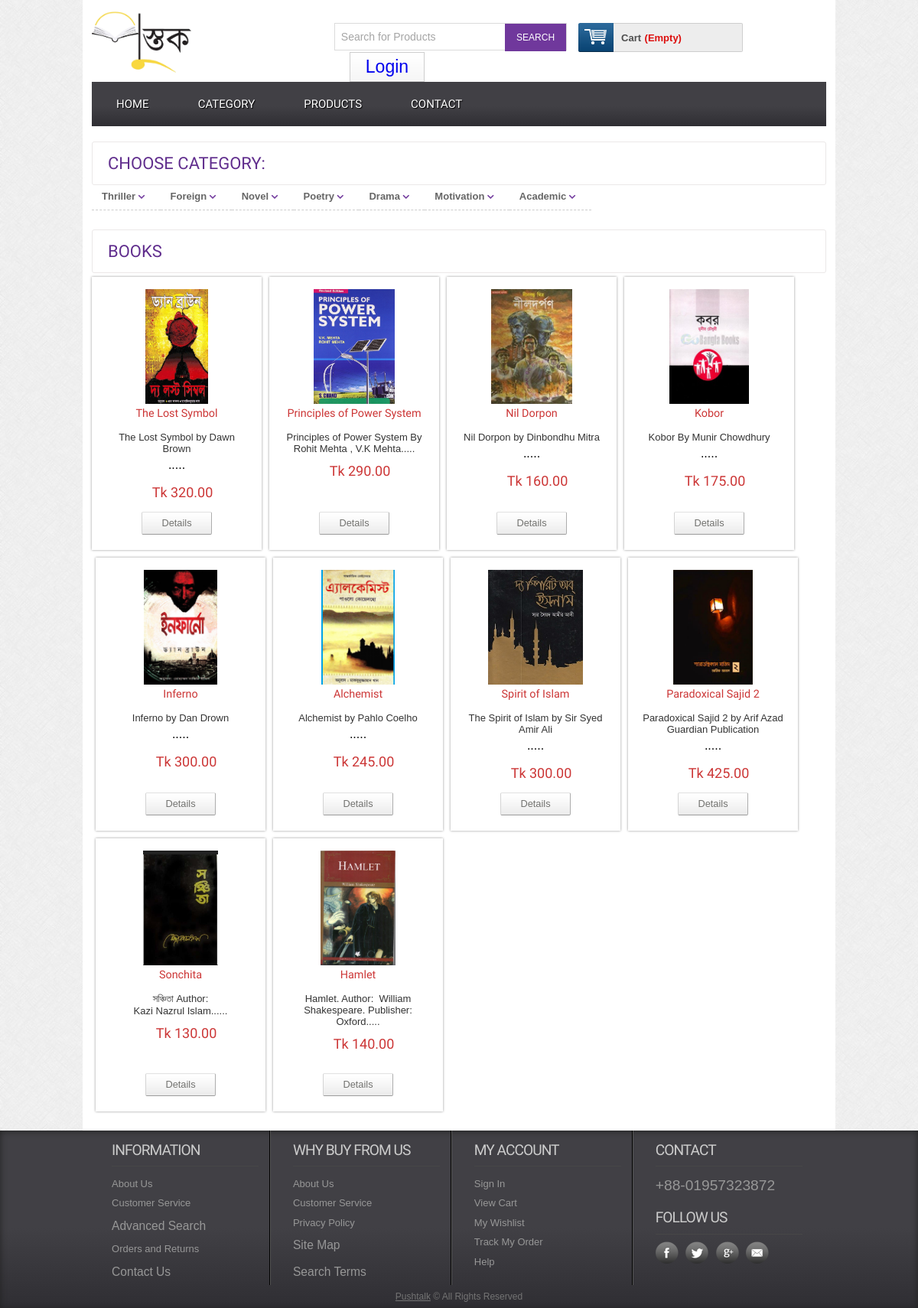
The app's page /category.php with its own data.
### tables this page shows
CREATE TABLE `tbl_category` (
  `catId` int(11) NOT NULL,
  `catName` varchar(30) NOT NULL
);

CREATE TABLE `tbl_product` (
  `productId` int(11) NOT NULL,
  `productName` varchar(100) NOT NULL,
  `catId` int(11) NOT NULL,
  `brandId` int(11) NOT NULL,
  `body` text NOT NULL,
  `price` float(10,2) NOT NULL,
  `image` varchar(255) NOT NULL,
  `type` tinyint(4) NOT NULL DEFAULT 0
);

### classes/Category.php (called while the page is built, shortened)
<?php
    $filepath = realpath(dirname(__FILE__));
    include_once ($filepath.'/../lib/Database.php');
    include_once ($filepath.'/../helpers/Format.php');
?>
<?php
    class Category{
        private $db;
        public function __construct(){
            $this->db = new Database();
        }
        public function getAllCat(){
            $query = "SELECT * FROM tbl_category ORDER BY catId DESC";
            $result = $this->db->select($query);
            return $result;
        }
    }
?>

### lib/Database.php (called while the page is built, shortened)
<?php
class Database
{
    public $host   = DB_HOST;
    public $user   = DB_USER;
    public $pass   = DB_PASS;
    public $dbname = DB_NAME;
    public $link;
    private function connectDB()
    {
        $this->link = new mysqli(
                        $this->host,
                        $this->user,
                        $this->pass,
                        $this->dbname
                     );
    }
    public function select($query)
    {
        $result = $this->link->query($query) or
            die($this->link->error . __LINE__);
        if ($result->num_rows > 0) {
            return $result;
        } else {
            return false;
        }
    }
}

### classes/Product.php (called while the page is built, shortened)
<?php
    $filepath = realpath(dirname(__FILE__));
    include_once ($filepath.'/../lib/Database.php');
    include_once ($filepath.'/../helpers/Format.php');
?>
<?php
    class Product{
        private $db;
        public function __construct(){
            $this->db = new Database();
        }
    public function getNewProduct(){
        $query = "SELECT * FROM tbl_product ORDER BY productId DESC LIMIT 10";
        $result = $this->db->select($query);
        return $result;
    }
    }
?>

### helpers/Format.php (called while the page is built, shortened)
<?php
class Format
{
    public function textShorten($text, $limit = 400)
    {
        $text = $text . " ";
        $text = substr($text, 0, $limit);
        $text = substr($text, 0, strrpos($text, ' '));
        $text = $text . ".....";
        return $text;
    }
}

### category.php (the view, shortened to what this page needs)
<?php include 'inc/header.php' ;?>
<div class="main">
    <div class="content">
        <div class="content_top">
            <div class="heading">
                <h3>Choose Category:</h3>
            </div>
        </div>
        <div class="section group sidecat j_c_center ">
            <ul class="center">
            <?php
                $getCat = $cat->getAllCat();
                if ($getCat) {
                    while ($result = $getCat->fetch_assoc()) {
            ?>
            <li class="flex-direction"> <a href="productbycat.php?catId=<?php echo $result['catId'];?>">
                <?php echo $result['catName'];?>
                <i class="fas fa-chevron-down"> </i>
                </a>
            </li>
            <?php } } ?>
            </ul>
        </div>
        <div class="content_bottom">
            <div class="heading">
                <h3>Books</h3>
            </div>
        </div>
        <div class="section group">
            <?php
				$getNpd = $pd->getNewProduct();
					if ($getNpd) {
						while ($result = $getNpd->fetch_assoc()) {
			?>
            <div class="grid_1_of_4 images_1_of_4">
                <a href="details.php?proid=<?php echo $result['productId'] ;?>"><img
                        src="admin/<?php echo $result['image'] ;?>" class="img_cng" alt="" /></a>
                <h2> <?php echo $result['productName'] ;?> </h2>
                <p><?php echo $fm->textShorten($result['body'], 65) ;?> </p>
                <p><span class="price">Tk <?php echo $result['price'] ;?></span></p>
                <div class="button"> <span>
                    <a href="details.php?proid=<?php echo $result['productId'] ;?>"
                      class="details">Details</a>
                    </span> </div>
            </div>
            <?php } }?>
        </div>
    </div>
</div>
<?php include 'inc/footer.php';?>

### css/style.css (style rules this page uses)
html, body, div, span, applet, object, iframe, h1, h2, h3, h4, h5, h6, p, blockquote, pre, a, abbr, acronym, address, big, cite, code, del, dfn, em, img, ins, kbd, q, s, samp, small, strike, strong, sub, sup, tt, var, b, u, i, dl, dt, dd, ol, nav ul, nav li, fieldset, form, label, legend, table, caption, tbody, tfoot, thead, tr, th, td, article, aside, canvas, details, embed, figure, figcaption, footer, header, hgroup, menu, nav, output, ruby, section, summary, time, mark, audio, video { margin: 0; padding: 0; border: 0; font-size: 100%; font: inherit; vertical-align: baseline; }
ol, ul { list-style: none; margin: 0; padding: 0; }
a { text-decoration: none; transition: all 0.5s ease; }
img { max-width: 100%; }
body { font-family: Arial, Helvetica, sans-serif; background: url(../images/body_bg3.jpg); }
.section { clear: both; padding: 0px; margin: 0px; display: flex; flex-wrap: wrap; }
.group:before, .group:after { content: ""; display: table; }
.group:after { clear: both; }
.group { zoom: 1; }
.content { padding: 20px 0; background: #FFF; }
.content h2 { font-size: 23px; color: #6C6C6C; font-family: 'Monda', sans-serif; }
.content_top { padding: 15px 20px; border: 1px solid #EBE8E8; border-radius: 3px; }
.content_bottom { padding: 15px 20px; border: 1px solid #EBE8E8; border-radius: 3px; margin-top: 2.6%; }
.heading { float: left; margin-right: 10%; }
.heading h3 { font-family: 'Monda', sans-serif; font-size: 22px; color: var(--color1_1); text-transform: uppercase; }
.grid_1_of_4 { display: block; float: left; margin: 1% 0 1% 1.6%; box-shadow: 0px 0px 3px rgb(150, 150, 150); }
.grid_1_of_4:first-child { margin-left: 0; }
.images_1_of_4 { padding: 1em; text-align: center; position: relative; height: 325px; width: 190px; margin: 5px; }
.images_1_of_4 img { height: 150px; max-width: 100%; }
.images_1_of_4 h2 { color: var(--font-red); font-family: 'Monda', sans-serif; font-size: 0.9em; font-weight: normal; }
.images_1_of_4 p { font-size: 0.8125em; padding: 0.4em 0; color: #333; }
.images_1_of_4 p span.price { font-size: 18px; font-family: 'Monda', sans-serif; color: var(--font-red); margin-left: 15px; }
.images_1_of_4 .button { float: left; width: 100%; position: absolute; bottom: 5px; left: 50%; right: 50%; transform: translate(-50%,-50%); }
.images_1_of_4 .button a { font-family: "Trebuchet MS", Arial, Helvetica, sans-serif; padding: .5em 2em; font-size: 0.8em; color: #737370; text-decoration: none !important; background: url(../images/button-bg.png) repeat-x 0 0 #E8E8E8; display: inline-block; border-left: 1px solid #D4D4D4 !important; border-right: 1px solid #ADADAD !important; border-top: 1px solid #E0E0E0 !important; border-bottom: 1px solid #9C9C9C !important; cursor: pointer !important; border-radius: 2px; -moz-border-radius: 2px; -webkit-border-radius: 2px; -webkit-transition: all 0.5s ease; -moz-transition: all 0.5s ease; -o-transition: all 0.5s ease; transition: all 0.5s ease; }
.section { clear: both; padding: 0px; margin: 0px; }
.sidecat li a { font-size: 0.8125em; padding: 0.42em 1em; color: #666; display: block; line-height: 1.6em; font-family: Arial, Helvetica, sans-serif; font-weight: 600; border-bottom: 1px dashed #CCC; }
.sidecat ul li a i { color: var(--color1); font-size: 0.75em; padding: 0 .75em 0 0; }

### css/custom.css (style rules this page uses)
.center { display: flex; align-items: center; justify-content: center; }

### records on screen
tbl_category: catName "Thriller"
tbl_category: catName "Foreign"
tbl_category: catName "Novel"
tbl_category: catName "Poetry"
tbl_category: catName "Drama"
tbl_category: catName "Motivation"
tbl_category: catName "Academic"
tbl_product: image (picture), productName "The Lost Symbol", body "The Lost Symbol by Dawn Brown .....", price "320.00"
tbl_product: image (picture), productName "Principles of Power System", body "Principles of Power System By Rohit Mehta , V.K Mehta.....", price "290.00"
tbl_product: image (picture), productName "Nil Dorpon", body "Nil Dorpon by Dinbondhu Mitra .....", price "160.00"
tbl_product: image (picture), productName "Kobor", body "Kobor By Munir Chowdhury .....", price "175.00"
tbl_product: image (picture), productName "Inferno", body "Inferno by Dan Drown .....", price "300.00"
tbl_product: image (picture), productName "Alchemist", body "Alchemist by Pahlo Coelho .....", price "245.00"
tbl_product: image (picture), productName "Spirit of Islam", body "The Spirit of Islam by Sir Syed Amir Ali .....", price "300.00"
tbl_product: image (picture), productName "Paradoxical Sajid 2", body "Paradoxical Sajid 2 by Arif Azad Guardian Publication .....", price "425.00"
tbl_product: image (picture), productName "Sonchita", body "সঞ্চিতা Author: Kazi Nazrul Islam......", price "130.00"
tbl_product: image (picture), productName "Hamlet", body "Hamlet. Author: William Shakespeare. Publisher: Oxford.....", price "140.00"
